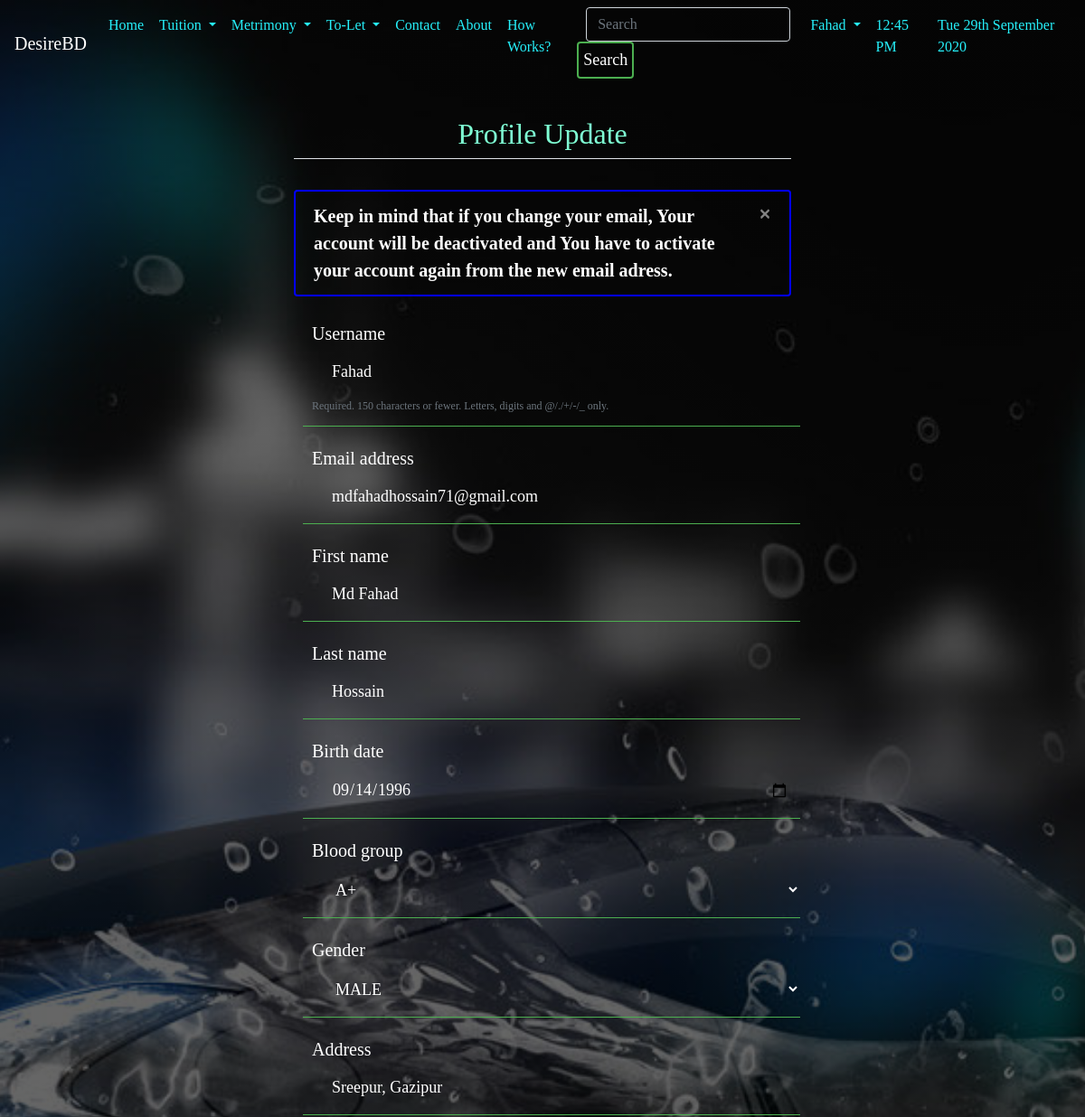
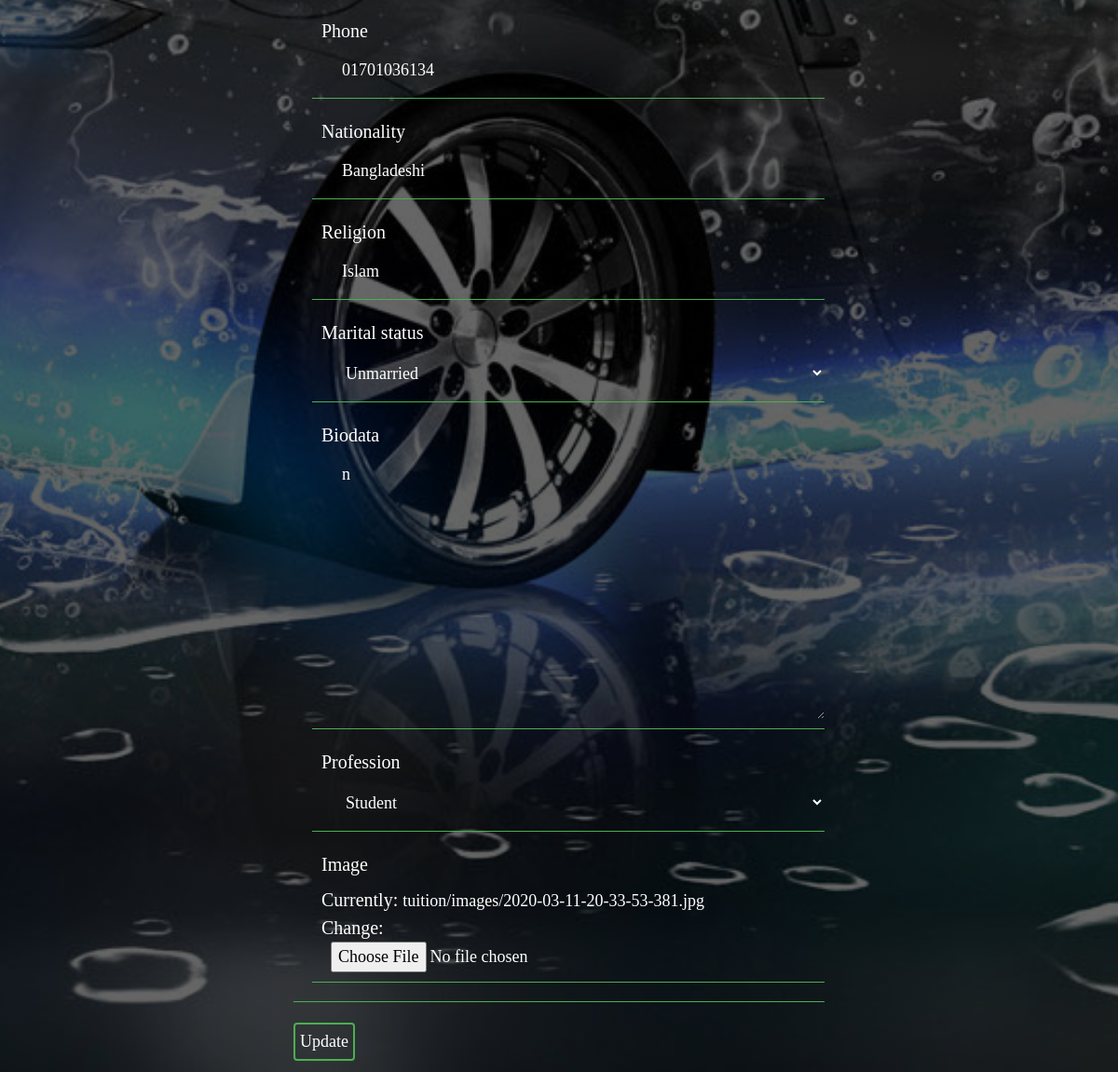
The app's page /profile/updateprofile/ (signed in) with its own data (2 pictures, top to bottom).
### person/models.py (models this page shows, shortened)
class UserProfile(models.Model):
    GENRE_CHOICES = (
        ('Male', 'MALE'),
        ('Female', 'FEMALE'),
    )
    MARITAL_STATUS_CHOICES = (
        ('Married', 'Married'),
        ('Unmarried', 'Unmarried'),
        ('Divorced', 'Divorced'),
        ('Engaged', 'Engaged'),
        ('Separated', 'Separated'),
    )
    CATEGORY=(
        ('Student', 'Student'),
        ('Teacher', 'Teacher'),
        ('Employee', 'Employee'),
        ('Employeer', 'Employeer'),
    )
    BLOOD_GROUP=(
        ('A+', 'A+'),
        ('A-', 'A-'),
        ('AB+', 'AB+'),
        ('AB-', 'AB-'),
        ('B+', 'B+'),
        ('B-', 'B-'),
        ('O+', 'O+'),
        ('O-', 'O-'),
    )
    user = models.OneToOneField(User,on_delete=models.CASCADE)
    birth_date = models.DateField()
    blood_group=models.CharField(max_length=3, choices=BLOOD_GROUP)
    genre = models.CharField(max_length=50, choices=GENRE_CHOICES)
    address = models.CharField(max_length=150)
    phone=models.CharField(max_length=13)
    nationality = models.CharField(max_length=30)
    marital_status = models.CharField(max_length=50, choices=MARITAL_STATUS_CHOICES)
    religion = models.CharField(max_length=50)
    biodata=models.TextField()
    profession=models.CharField(max_length=50,choices=CATEGORY,null=True)
    image=models.ImageField(default='default.jpg', upload_to='tuition/images')
    AUTH_PROFILE_MODULE = 'app.UserProfile'

### person/views1.py (the view)
# urls.py: path('updateprofile/',updateprofile, name='updateprofile'),
def updateprofile(request):
    try:
        instance = UserProfile.objects.get(user=request.user)
    except UserProfile.DoesNotExist:
        instance = None
    username = request.user.username
    userp = User.objects.get(username=username)
    if request.method == 'POST':
        if instance:
            p_form = UserProfileForm(
                request.POST, request.FILES, instance=instance)
        else:
            p_form = UserProfileForm(request.POST, request.FILES)
        u_form = UserUpdateForm(request.POST, instance=request.user)
        if u_form.is_valid() and p_form.is_valid():
            profile_obj = p_form.save(commit=False)
            profile_obj.user = request.user
            profile_obj.save()
            email = u_form.cleaned_data.get('email')
            if User.objects.filter(email=email).exists() and userp.email != email:
                messages.warning(
                    request, 'Your Provided email is already in Use in another profile.')
                return redirect('updateprofile')
            elif userp.email == email:
                u_form.save()
            else:
                user = u_form.save(commit=False)
                user.is_active = False
                user.save()
                current_site = get_current_site(request)
                mail_subject = 'Activate your account.'
                message = render_to_string('person/acc_active_email.html', {
                    'user': user,
                    'domain': current_site.domain,
                    'uid': urlsafe_base64_encode(force_bytes(user.pk)),
                    'token': default_token_generator.make_token(user),
                })
                to_email = email
                email1 = EmailMessage(
                    mail_subject, message, to=[to_email]
                )
                email1.send()
                messages.warning(
                    request, ' Email Changed. Temporarily Your accound has been deactivated.')
                messages.info(
                    request, 'Activate your account From your email address and only then you can login.')
                logout(request)
                return redirect('home')
            messages.success(request, 'Successfully updated.')
            return redirect('userprofile')
    else:
        u_form = UserUpdateForm(instance=request.user)
        p_form = UserProfileForm(instance=instance)
    userp = UserProfile.objects.filter(user=request.user)
    context = {
        'u_form': u_form,
        'p_form': p_form,
        'user': request.user,
        'userp': userp
    }
    return render(request, 'person/updateprofile.html', context)

### person/forms.py
class UserUpdateForm(ModelForm):
    class Meta:
        model = User
        fields = ['username', 'email', 'first_name', 'last_name']

class UserProfileForm(ModelForm):
    birth_date = forms.DateField(
        widget=forms.TextInput(
            attrs={'type': 'date', 'class': 'form-control'}))
    class Meta:
        model = UserProfile
        fields = ['birth_date', 'blood_group', 'genre', 'address', 'phone',
                  'nationality', 'religion', 'marital_status', 'biodata', 'profession', 'image']
        widgets = {
            'user': forms.HiddenInput(),
            'address': forms.TextInput(attrs={'placeholder': 'Enter your Address'})
        }
        labels = {
            'genre':'Gender'
        }

### templates/person/updateprofile.html (shortened to what this page needs)
{% extends 'basic.html' %}
{% block body %}
{% load crispy_forms_tags %}
{% if user.is_authenticated %}
<div class="col-md-6 offset-md-3">
    <form action="/profile/updateprofile/" method="post" enctype="multipart/form-data">
        <fieldset class="form-group mx-auto">
            <legend class="border-bottom text-center mb-4">
                <h2>Profile Update</h2>
            </legend>
            <div class="alert alert-info alert-dismissible fade show" role="alert">
                <strong> Keep in mind that if you change your email, Your account will be deactivated and You have to
                    activate your account again from the new email adress. </strong>
                <button type="button" class="close" data-dismiss="alert" aria-label="Close">
                    <span aria-hidden="true">&times;</span>
                </button>
            </div>
            {{  u_form|crispy }}
            {{  p_form|crispy }}
        </fieldset>
        <button class="btn btn-outline-info " type="submit" value="submit">Update </button>
    </form>
</div>
{% endif %}
{% endblock %}

### templates/basic.html (shortened to what this page needs)
<!doctype html>
<html lang="en">
<head>
  <link rel="stylesheet" href="https://stackpath.bootstrapcdn.com/bootstrap/4.2.1/css/bootstrap.min.css"
>
  {% load notifications_tags %}
  {% load static %}
  <link href="{% static 'css/style.css'  %}" rel='stylesheet'>
</head>
<body style="background:  linear-gradient(rgba(0,0,0,0.6), rgba(0,0,0,0.6)),url('/static/images/background2.jpg');
background-size: cover;
      background-attachment: fixed;
      background-position: top;">
  <nav class="navbar navbar-expand-lg navbar-light " style="background:none; color:white; text-color:white;">
    <a class="navbar-brand" style=" color:white; text-color:white;" href="/profile/">DesireBD</a>
    <div class="collapse navbar-collapse" id="navbarSupportedContent">
      <ul class="navbar-nav mr-auto">
        <li class="nav-item {% block blogactive %}
      {% endblock blogactive %} ">
          <a class="nav-link" href="/profile/">Home</a>
        </li>
        <li class="nav-item dropdown">
          <a class="nav-link dropdown-toggle" href="#" id="navbarDropdown" role="button" data-toggle="dropdown"
            aria-haspopup="true" aria-expanded="false">
            Tuition
          </a>
        </li>
        <li class="nav-item dropdown">
          <a class="nav-link dropdown-toggle" href="#" id="navbarDropdown" role="button" data-toggle="dropdown"
            aria-haspopup="true" aria-expanded="false">
            Metrimony
          </a>
        </li>
        <li class="nav-item dropdown">
          <a class="nav-link dropdown-toggle" href="#" id="navbarDropdown" role="button" data-toggle="dropdown"
            aria-haspopup="true" aria-expanded="false">
            To-Let
          </a>
        </li>
        <li class="nav-item  {% block contactactive %}
      {% endblock contactactive %}">
          <a class="nav-link" href="/profile/contact/">Contact</a>
        </li>
        <li class="nav-item  {% block aboutactive %}
      {% endblock aboutactive %}">
          <a class="nav-link" href="/profile/about_us/">About</a>
        </li>
        <li class="nav-item  {% block work %}
      {% endblock work %}">
          <a href="/works/" class="nav-link">How Works?</a>
        </li>
        {% if user.is_authenticated %}
        <ul class="navbar-nav">
          <form method="post" action="/posts/search/" class="form-inline my-2 my-lg-0">
            <li>
              <input class="form-control mr-sm-2 " style="background:none;color:white;" type="search"
                placeholder="Search" aria-label="Search" name="q" id="q"></li>
            <li>
              <button class="btn btn-outline-dark my-2 my-sm-0" type="submit">Search</button></li>
          </form>
          <li class="nav-item dropdown">
            <a class="nav-link dropdown-toggle" href="#" id="navbarDropdown" role="button" data-toggle="dropdown"
              aria-haspopup="true" aria-expanded="false">
              {{request.user}}
            </a>
          </li>
        </ul>
        {% endif %}
        <li class="nav-item">
          <a class="nav-link" href="">{% now "h:i A" as current_time %}
            {{ current_time|center:"150"  }}</a>
        </li>
        <li class="nav-item">
          <a class="nav-link" href="">{% now "D jS F Y" %}</a>
        </li>
      </ul>
    </div>
  </nav>
  <br>
  {% block body %}
  {% endblock  %}
</body>
</html>

### static/css/style.css (style rules this page uses)
body { margin: 0; padding: 0; font-family: sens-serif; height: 100vh; }
.navbar .navbar-nav .nav-item .nav-link:link, .navbar .navbar-nav .nav-item .nav-link:visited { color: #26f1fb; margin-right: 1px; }
* { padding: 0; margin: 0; border-radius: border-box; }
.form-group { width: 100%; overflow: hidden; font-size: 20px; padding: 8px 0; margin: 8px 0; border-bottom: 1px solid #4caf50; color: white; background: none; margin-bottom: 1rem; margin: 10px; padding: 10px; }
.alert-info { border: 2px solid blue; }
.form-group label { width: 100%; text-align: left; }
input { width: 100%; border: none; outline: none; background: none; color: white; float: left; margin: 0 10px; font-size: 18px; }
.textinput { width: 100%; border: none; outline: none; background: none; color: white; float: left; margin: 0 10px; font-size: 18px; }
.select { width: 100%; border: none; outline: none; background: none; color: white; float: left; margin: 0 10px; font-size: 18px; }
.alert { background: none; color: white; width: auto; }
.textbox textarea, .emailinput, .textarea form-control, .asteriskField { width: 100%; border: none; outline: none; background: none; color: white; float: left; margin: 0 10px; font-size: 18px; }
textarea.form-control { height: auto; background: none; }
.form-group textarea, .form-control textarea, textarea, .textarea form-control { width: 100%; border: none; outline: none; background: none; color: white; float: left; margin: 0 10px; font-size: 18px; }
.btn { width: auto; background: none; border: 2px solid #4caf50; color: white; padding: 5px; font-size: 18px; cursor: pointer; margin: 12px 0; }
.col-md-6 a { background: none; color: white; font-size: 18px; cursor: pointer; }
.col-md-6, .col-md-7, .col-md-8, .col-md-9, .col-md-10 { background: none; color: white; }
.col-md-6 h1, h2, h3, h4, h5, h6 { background: none; color: aquamarine; }

### records on screen
UserProfile: birth_date "09/14/1996", blood_group "A+", genre "MALE", address "Sreepur, Gazipur", phone "01701036134", nationality "Bangladeshi", religion "Islam", marital_status "Unmarried", biodata "n", profession "Student"

### other values on screen
{{ request.user }} "Fahad"
{{ current_time|center:"150" }} "12:45 PM"
